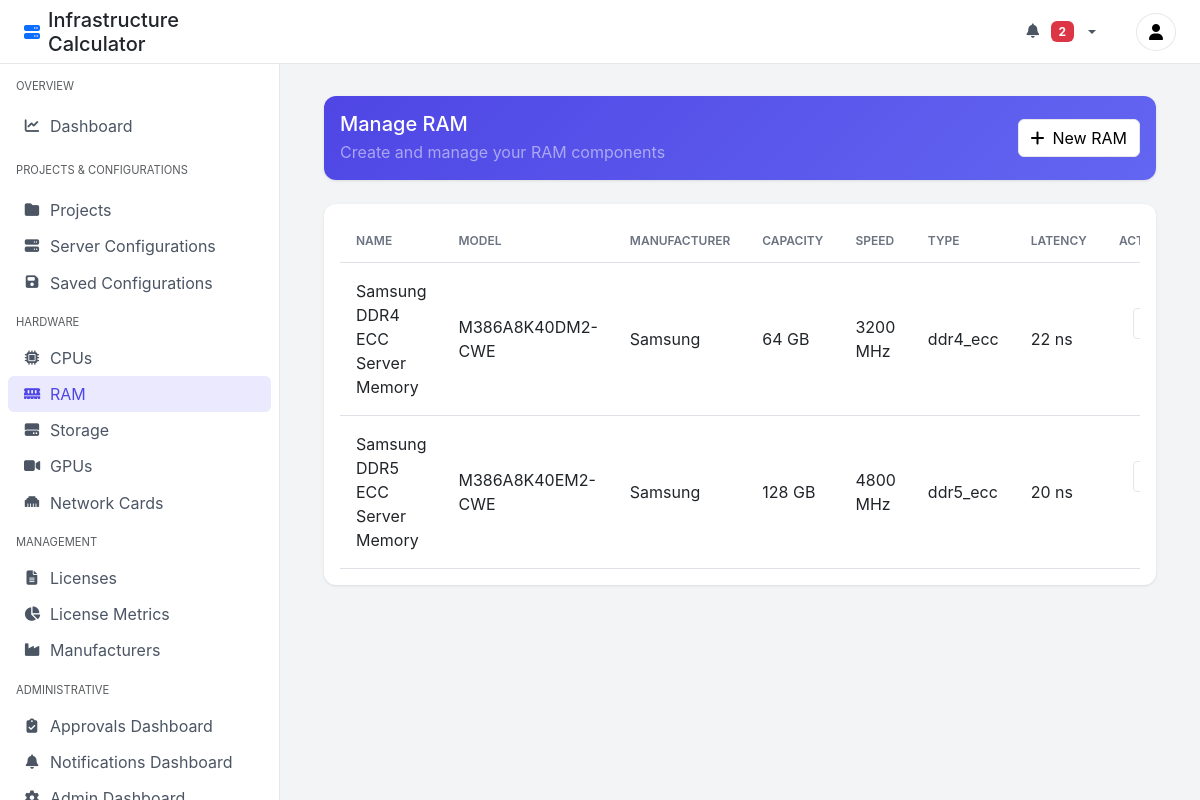
/ram/ (signed in), run on the app's committed database.
### calculator/models.py (models this page shows, shortened)
class RAM(models.Model):
    name = models.CharField(max_length=255)
    model = models.CharField(max_length=255, blank=True, null=True)
    manufacturer = models.ForeignKey(Manufacturer, on_delete=models.CASCADE)
    capacity_gb = models.IntegerField()
    speed = models.IntegerField()
    RAM_TYPE_CHOICES = [
        ('ddr4', 'DDR4'),
        ('ddr4_ecc', 'DDR4 ECC'),
        ('ddr5', 'DDR5'),
        ('ddr5_ecc', 'DDR5 ECC'),
    ]
    ram_type = models.CharField(max_length=50, choices=RAM_TYPE_CHOICES)
    latency_ns = models.IntegerField(blank=True, null=True)
    price = models.DecimalField(max_digits=10, decimal_places=2, default=0)
    class Meta:
        verbose_name_plural = "RAM"

class Manufacturer(models.Model):
    name = models.CharField(max_length=255)
    website = models.URLField(blank=True, null=True)
    description = models.TextField(blank=True, null=True)
    contact_email = models.EmailField(blank=True, null=True)

### calculator/views.py (the view)
# urls.py: path('ram/', views.RAMListView.as_view(), name='ram_list'),
class RAMListView(ListView):
    model = RAM
    template_name = 'calculator/ram_list.html'
    context_object_name = 'rams'
    def get_context_data(self, **kwargs):
        context = super().get_context_data(**kwargs)
        context['manufacturers'] = Manufacturer.objects.all()
        context['active_tab'] = 'ram'
        return context

### calculator/context_processors.py (called while the page is built)
def notifications(request):
    if request.user.is_authenticated and request.user.is_staff:
        unread_notifications = Notification.objects.filter(
            recipient=request.user,
            is_read=False
        )
        return {
            'unread_notifications': unread_notifications,
            'unread_notifications_count': unread_notifications.count(),  # Changed variable name to match template
        }
    return {
        'unread_notifications': [],
        'unread_notifications_count': 0,  # Changed variable name to match template
    }

### calculator/templates/calculator/ram_list.html (shortened to what this page needs)
{% extends 'calculator/base.html' %}
{% block content %}
    <div class="row mb-4">
        <div class="col-12">
            <div class="card action-card">
                <div class="card-body d-flex justify-content-between align-items-center">
                    <div>
                        <h5 class="mb-1">Manage RAM</h5>
                        <p class="mb-0 text-white-50">Create and manage your RAM components</p>
                    </div>
                    <a href="{% url 'ram_create' %}" class="btn btn-light">
                        <i class="fas fa-plus me-2"></i>New RAM
                    </a>
                </div>
            </div>
        </div>
    </div>
    <div class="row">
        <div class="col-12">
            <div class="card">
                <div class="card-body">
                    <div class="table-responsive">
                        <table class="table table-hover align-middle">
                            <thead>
                                <tr>
                                    <th>Name</th>
                                    <th>Model</th>
                                    <th>Manufacturer</th>
                                    <th>Capacity</th>
                                    <th>Speed</th>
                                    <th>Type</th>
                                    <th>Latency</th>
                                    <th class="text-end">Actions</th>
                                </tr>
                            </thead>
                            <tbody>
                                {% for ram in rams %}
                                <tr>
                                    <td>{{ ram.name }}</td>
                                    <td>{{ ram.model }}</td>
                                    <td>{{ ram.manufacturer.name }}</td>
                                    <td>{{ ram.capacity_gb }} GB</td>
                                    <td>{{ ram.speed }} MHz</td>
                                    <td>{{ ram.ram_type }}</td>
                                    <td>{{ ram.latency_ns }} ns</td>
                                    <td class="text-end">
                                        <a href="{% url 'ram_edit' ram.id %}" class="btn btn-sm btn-light me-2">
                                        </a>
                                    </td>
                                </tr>
                                {% endfor %}
                            </tbody>
                        </table>
                    </div>
                </div>
            </div>
        </div>
    </div>
{% endblock %}

### calculator/templates/calculator/base.html (style rules this page uses)
:root { --primary-color: #4f46e5; --sidebar-width: 280px; --header-height: 64px; }
body { background-color: #f3f4f6; font-family: 'Inter', system-ui, -apple-system, sans-serif; }
.card { background: #fff; border-radius: 12px; border: none; box-shadow: 0 1px 3px rgba(0,0,0,0.1); }
.action-card { background: linear-gradient(135deg, var(--primary-color), #6366f1); color: white; }
.btn-light { background: #fff; border: 1px solid #e5e7eb; }
.table { margin-bottom: 0; }
.table th { border-bottom-width: 1px; text-transform: uppercase; font-size: 0.75rem; font-weight: 600; color: #6b7280; padding: 0.75rem 1rem; }
.table td { padding: 1rem; vertical-align: middle; }

### data on the page
RAM: name "Samsung DDR4 ECC Server Memory", model "M386A8K40DM2-CWE", manufacturer.name "Samsung", capacity_gb "64", speed "3200", ram_type "ddr4_ecc", latency_ns "22"
RAM: name "Samsung DDR5 ECC Server Memory", model "M386A8K40EM2-CWE", manufacturer.name "Samsung", capacity_gb "128", speed "4800", ram_type "ddr5_ecc", latency_ns "20"

### other printed values
{{ unread_notifications_count }} "2"
